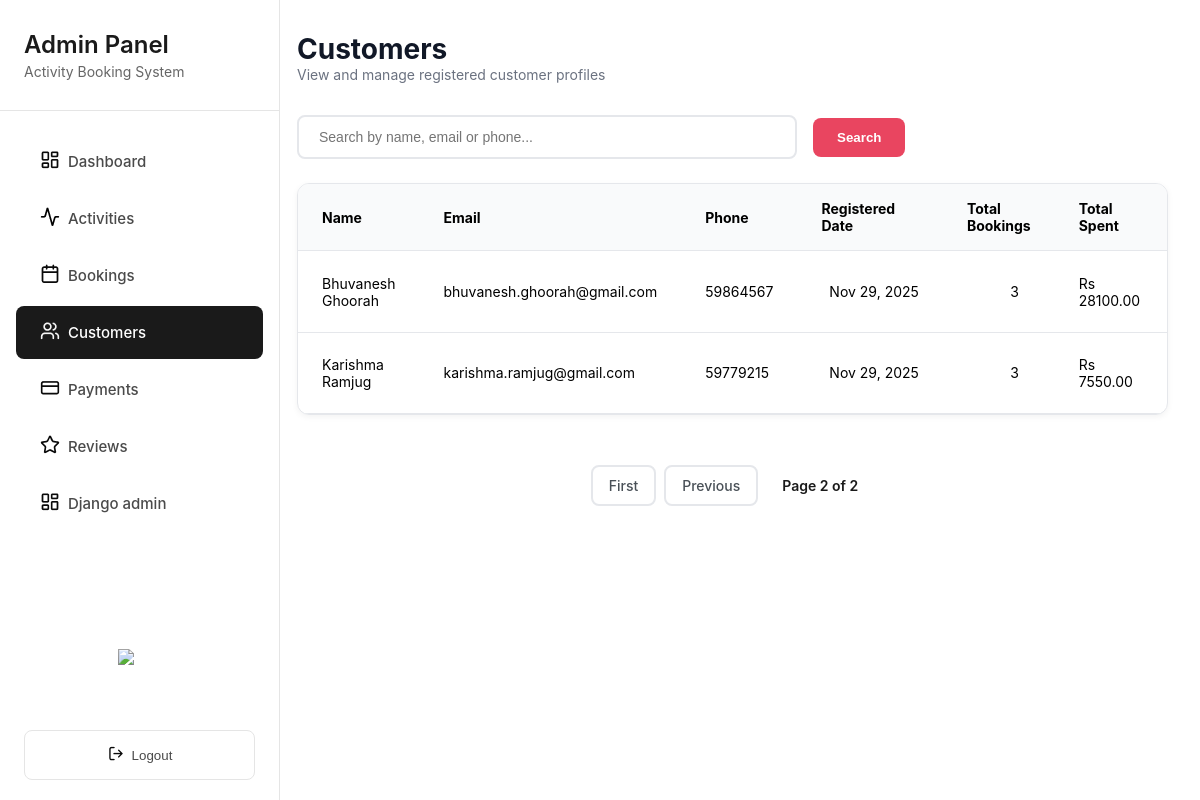
Before: /grandblue/admin/customers/?page=2 (signed in) with the older database file.
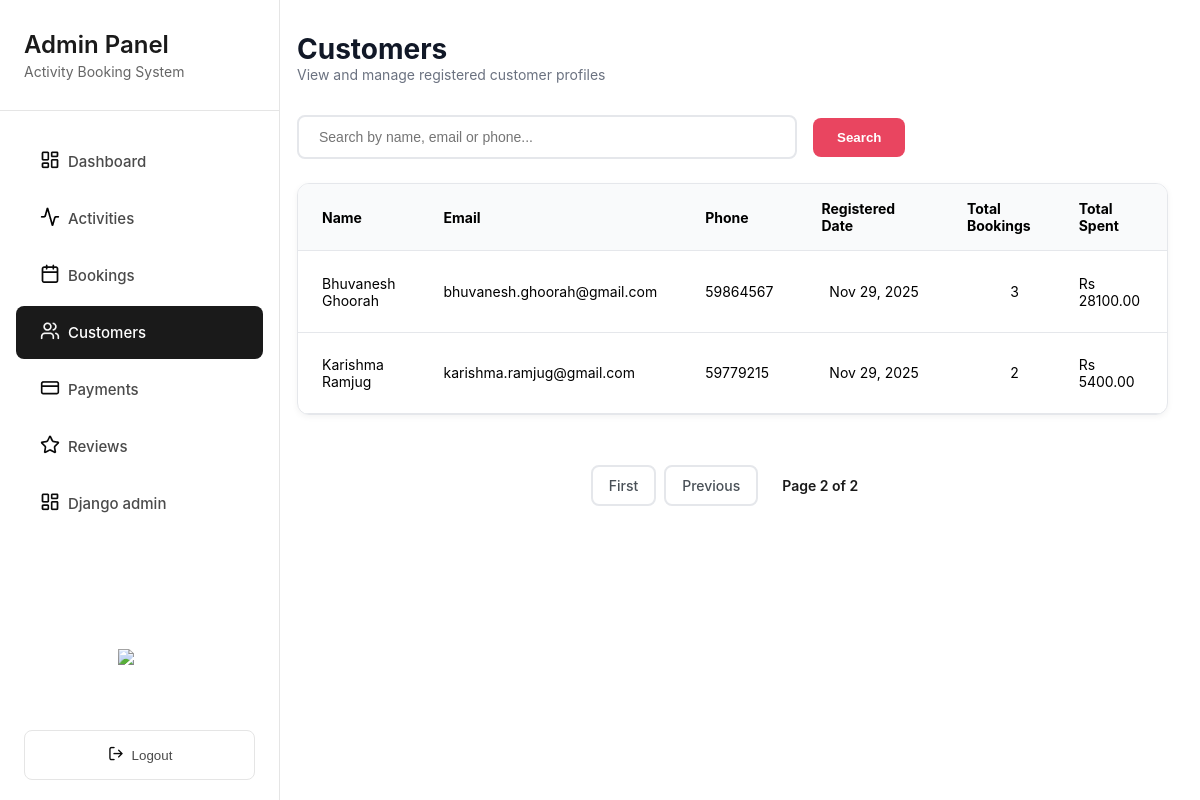
After: the same page with the newer database file.
### merger/models.py (models this page shows, shortened)
class User(AbstractUser):
    email = models.EmailField(blank=True, unique=True)
    date_joined = models.DateTimeField(default=timezone.now)
    phone = models.CharField(max_length=20, blank=True)
    total_bookings = models.PositiveIntegerField(default=0)
    total_spent = models.DecimalField(max_digits=10, decimal_places=2, default=0.00)
    USERNAME_FIELD = 'email'
    REQUIRED_FIELDS = []
    class Meta:
        ordering = ['email']

### merger/shared_views.py (the view, shortened to what this page needs)
# urls.py: path('admin/customers/', CustomersPageView.as_view(), name='customers_page'),
class CustomersPageView(LoginRequiredMixin, StaffRequiredMixin, ListView):
    model = User
    template_name = 'admin_customers_page.html'
    context_object_name = 'customers'
    paginate_by = 10
    def get_queryset(self):
        queryset = User.objects.filter(is_staff=False, is_superuser=False).order_by('-date_joined')
        search = self.request.GET.get('search')
        return queryset
    def get_context_data(self, **kwargs):
        context = super().get_context_data(**kwargs)
        context['active_class'] = 'customers'
        context['current_search'] = self.request.GET.get('search', '')
        return context

### merger/shared_views.py (called while the page is built)
    def test_func(self):
        return self.request.user.is_staff

### merger/templates/admin_customers_page.html (shortened to what this page needs)
{% extends 'admin_sidebar.html' %}
{% load static %}
{% block extra_css %}
<link rel="stylesheet" href="{% static 'css/admin_customers_page.css' %}">
{% endblock %}
{% block content %}
<header class="page-header">
  <h1 class="page-title">Customers</h1>
  <p class="page-subtitle">View and manage registered customer profiles</p>
</header>
<form method="get" action="" id="filterForm" onsubmit="return true;">
<div class="filter-bar">
  <div class="search-box">
    <input type="text" name="search" id="searchInput" placeholder="Search by name, email or phone..." value="{{ current_search }}">
  </div>
  <button type="submit" class="filter-submit-btn">Search</button>
</div>
</form>
<div class="table-container">
  <table>
    <thead>
      <tr>
        <th>Name</th><th>Email</th><th>Phone</th>
        <th>Registered Date</th><th>Total Bookings</th><th>Total Spent</th><th>Actions</th>
      </tr>
    </thead>
    <tbody>
      {% for customer in customers %}
      <tr style="--i: {{ forloop.counter }};">
        <td>{{ customer.first_name }} {{ customer.last_name }}</td>
        <td>{{ customer.email }}</td>
        <td>{{ customer.phone }}</td>
        <td style="white-space: pre;">  {{ customer.date_joined|date:"M d, Y" }}</td>
        <td><span class="stat-badge" style="white-space: pre;">           {{ customer.total_bookings }}</span></td>
        <td>Rs {{ customer.total_spent }}</td>
        <td class="action-cell">
        </td>
      </tr>
      {% empty %}
      <tr>
        <td colspan="7" style="text-align:center;">No customers found.</td>
      </tr>
      {% endfor %}
    </tbody>
  </table>
</div>
{% if is_paginated %}
<div class="pagination">
  {% if page_obj.has_previous %}
    <a href="?page=1{% if current_search %}&search={{ current_search }}{% endif %}" class="page-link">First</a>
    <a href="?page={{ page_obj.previous_page_number }}{% if current_search %}&search={{ current_search }}{% endif %}" class="page-link">Previous</a>
  {% endif %}
  <span class="page-current">
    Page {{ page_obj.number }} of {{ page_obj.paginator.num_pages }}
  </span>
</div>
{% endif %}
{% endblock %}

Changed rows visible on the page:
changed User "Karishma": total_bookings "3" → "2"; total_spent "7550.00" → "5400.00"
